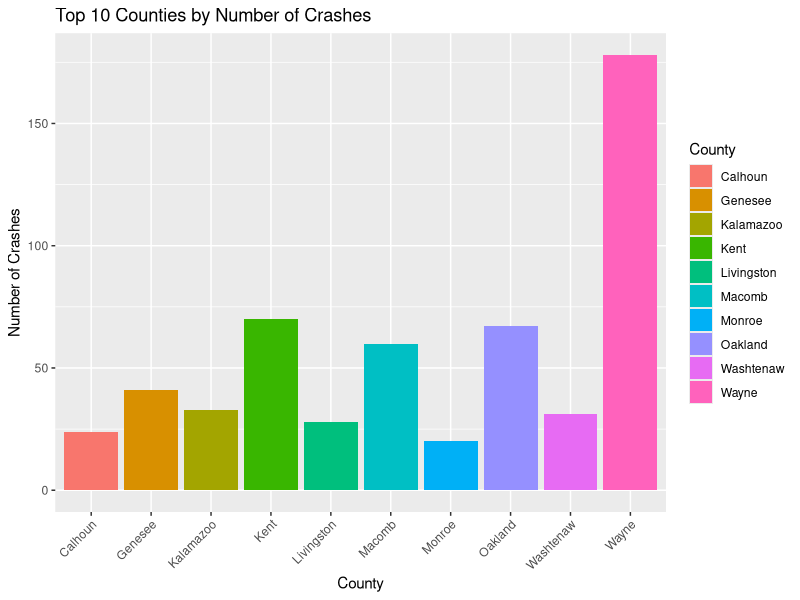
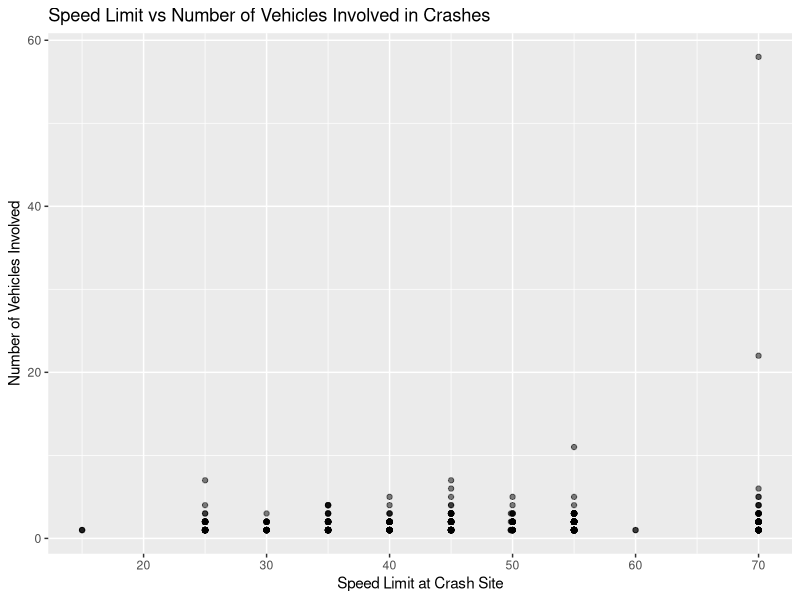
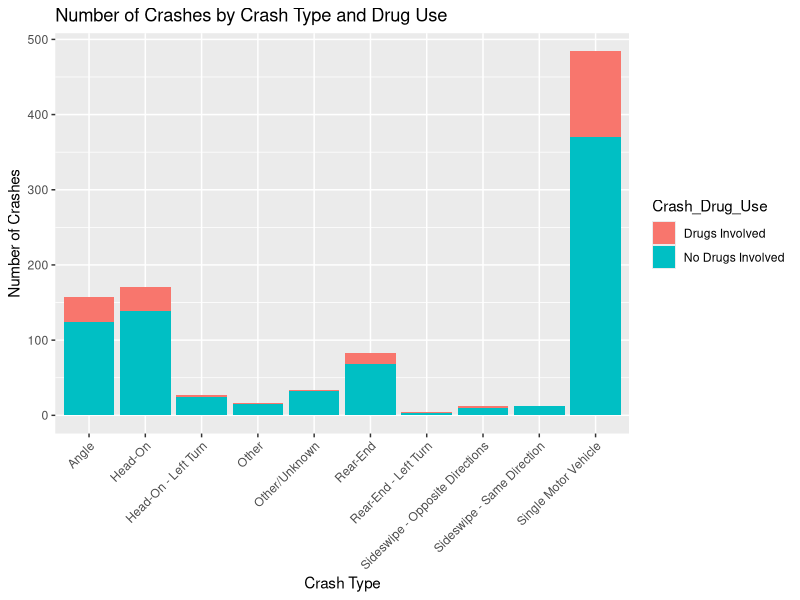
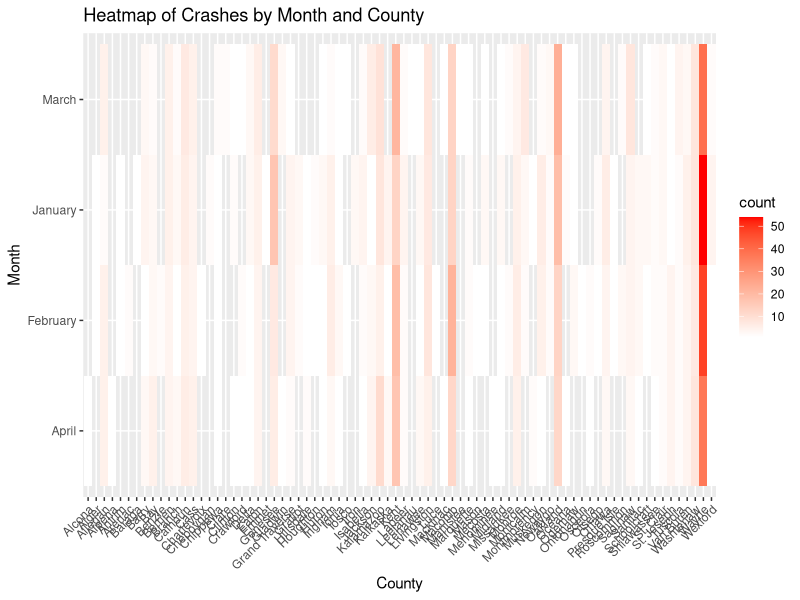
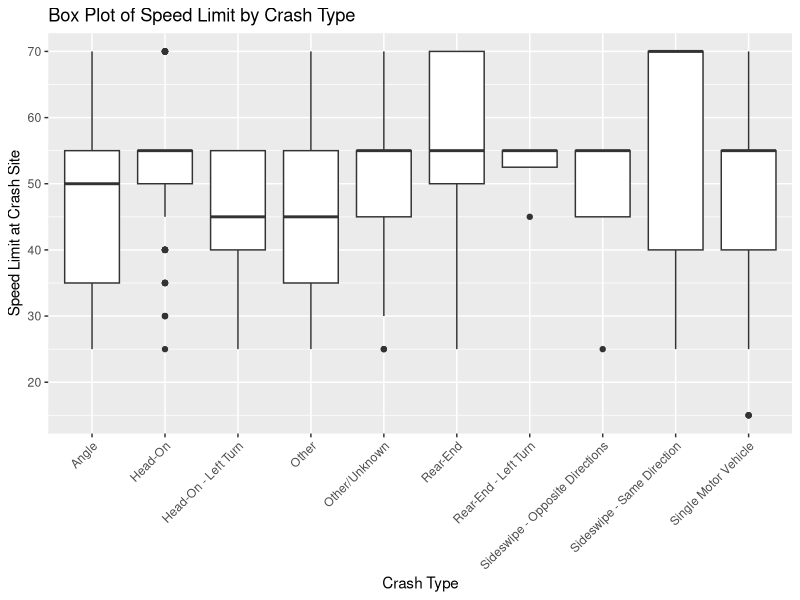
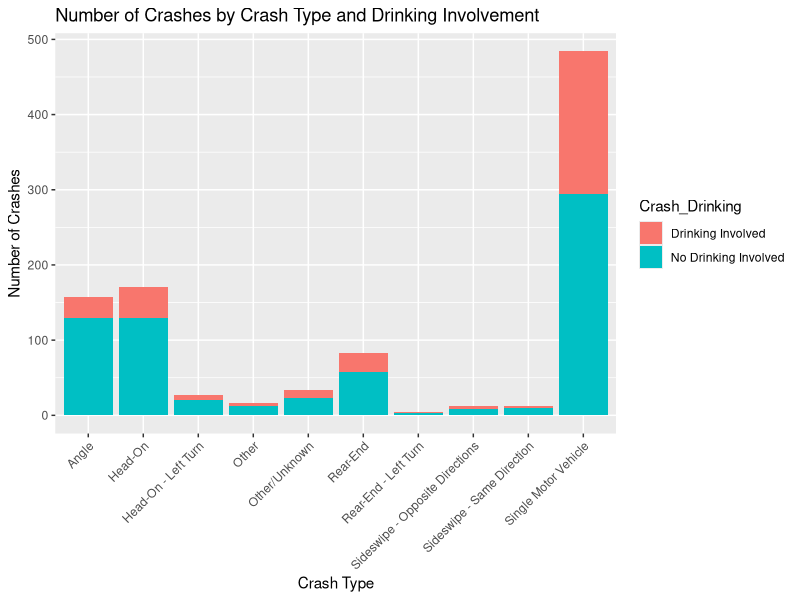

R code for these plots, in order:
## ---- chunk 1
library(ggplot2)
library(dplyr)
library(tidyr)
## ---- chunk 2
# Read the CSV file and store it in a data frame
crash_data <- read.csv("crash_data.csv")
head(crash_data)

## ---- chunk 3
str(crash_data)
## ---- chunk 4
sum(is.na(crash_data))
for(i in 1:ncol(crash_data)){
  crash_data[is.na(crash_data[,i]), i] <- mean(crash_data[,i], na.rm = TRUE)
}
## ---- chunk 5
crash_count_by_county <- crash_data %>%
  group_by(County) %>%
  summarise(count = n()) %>%
  arrange(desc(count)) %>%
  head(10)

ggplot(crash_count_by_county, aes(x = County, y = count, fill = County)) +
  geom_bar(stat = "identity") +
  labs(title = "Top 10 Counties by Number of Crashes", x = "County", y = "Number of Crashes") +
  theme(axis.text.x = element_text(angle = 45, hjust = 1))
## ---- chunk 6
ggplot(crash_data, aes(x = Speed_Limit_at_Crash_Site, y = Total_Motor_Vehicles)) +
  geom_point(alpha = 0.5) +
  labs(title = "Speed Limit vs Number of Vehicles Involved in Crashes", x = "Speed Limit at Crash Site", y = "Number of Vehicles Involved")

## ---- chunk 7
crash_count_by_type_and_drug_use <- crash_data %>%
  group_by(Crash_Type, Crash_Drug_Use) %>%
  summarise(count = n()) %>%
  arrange(desc(count))

ggplot(crash_count_by_type_and_drug_use, aes(x = Crash_Type, y = count, fill = Crash_Drug_Use)) +
  geom_bar(stat = "identity") +
  labs(title = "Number of Crashes by Crash Type and Drug Use", x = "Crash Type", y = "Number of Crashes") +
  theme(axis.text.x = element_text(angle = 45, hjust = 1))

## ---- chunk 8
crash_count_by_month_and_county <- crash_data %>%
  group_by(Crash_Month, County) %>%
  summarise(count = n()) %>%
  arrange(Crash_Month, County)

ggplot(crash_count_by_month_and_county, aes(x = County, y = Crash_Month, fill = count)) +
  geom_tile() +
  scale_fill_gradient(low = "white", high = "red") +
  labs(title = "Heatmap of Crashes by Month and County", x = "County", y = "Month") +
  theme(axis.text.x = element_text(angle = 45, hjust = 1))


## ---- chunk 9
ggplot(crash_data, aes(x = Crash_Type, y = Speed_Limit_at_Crash_Site)) +
  geom_boxplot() +
  labs(title = "Box Plot of Speed Limit by Crash Type", x = "Crash Type", y = "Speed Limit at Crash Site") +
  theme(axis.text.x = element_text(angle = 45, hjust = 1))


## ---- chunk 10
crash_count_by_type_and_drinking <- crash_data %>%
  group_by(Crash_Type, Crash_Drinking) %>%
  summarise(count = n()) %>%
  arrange(desc(count))

ggplot(crash_count_by_type_and_drinking, aes(x = Crash_Type, y = count, fill = Crash_Drinking)) +
  geom_bar(stat = "identity") +
  labs(title = "Number of Crashes by Crash Type and Drinking Involvement", x = "Crash Type", y = "Number of Crashes") +
  theme(axis.text.x = element_text(angle = 45, hjust = 1))

## ---- chunk 11
# Subset data for injury and fatal crashes
injury_data <- subset(crash_data, Crash == 0)
fatal_data <- subset(crash_data, Crash == 1)

# Conduct t-test for difference in means
t_test_result <- t.test(injury_data$Speed_Limit_at_Crash_Site, fatal_data$Speed_Limit_at_Crash_Site)

# Print results
cat("t-test for difference in means of speed limit between injury and fatal crashes:\n")
cat("t-value:", t_test_result$statistic, "\n")
cat("p-value:", t_test_result$p.value, "\n")
## ---- chunk 12
# Create binary variables for crash type and drinking involvement
crash_data$Crash_Type_Binary <- ifelse(crash_data$Crash_Type %in% c("Head-On", "Rear-End"), 0, 1)
crash_data$Drinking_Binary <- ifelse(crash_data$Crash_Drinking == "Drinking Involved", 1, 0)

# Fit logistic regression model
log_reg_model <- glm(Crash ~ Crash_Type_Binary + Drinking_Binary, data = crash_data, family = "binomial")

# Print model summary
summary(log_reg_model)
## ---- chunk 13
# Fit ANOVA model
anova_result <- aov(Total_Motor_Vehicles ~ County, data = crash_data)

# Print results
cat("ANOVA for effect of county on number of vehicles involved in a crash:\n")
summary(anova_result)

